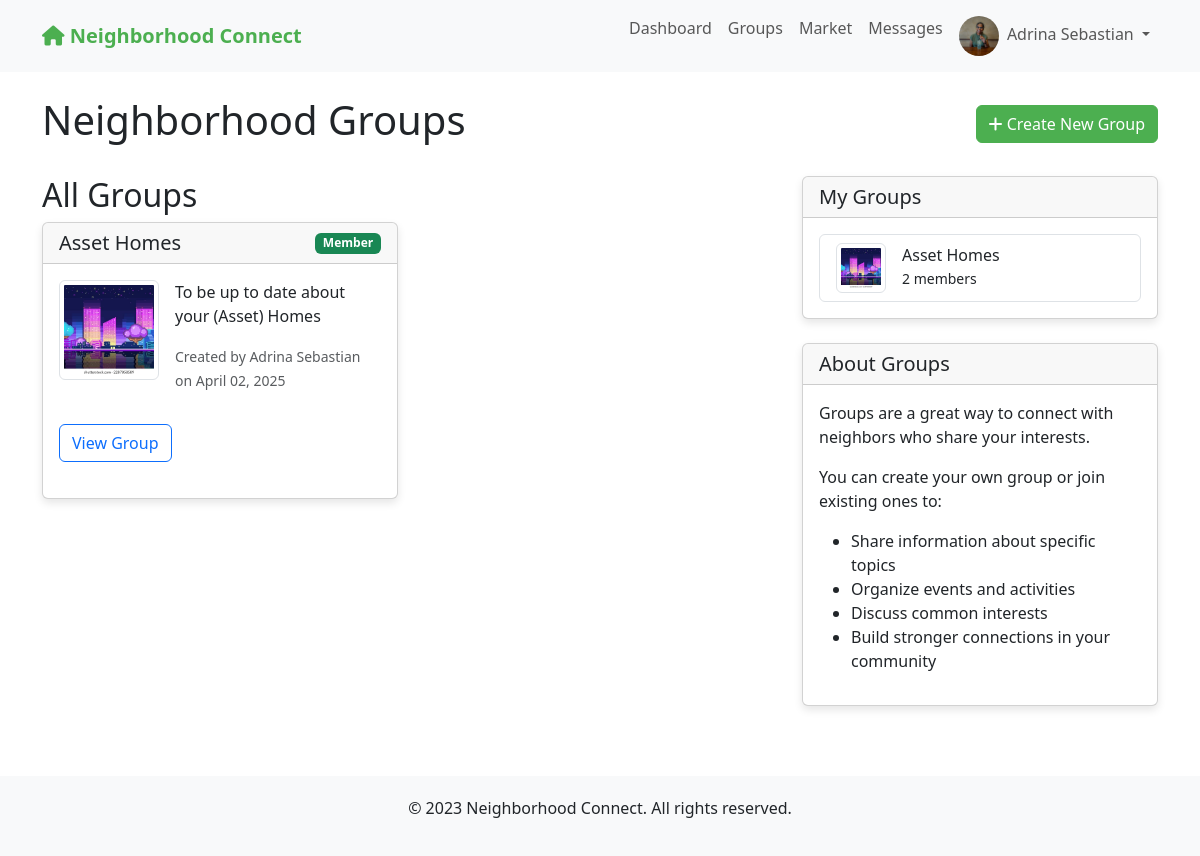
The page /groups (signed in) on the database as committed earlier.
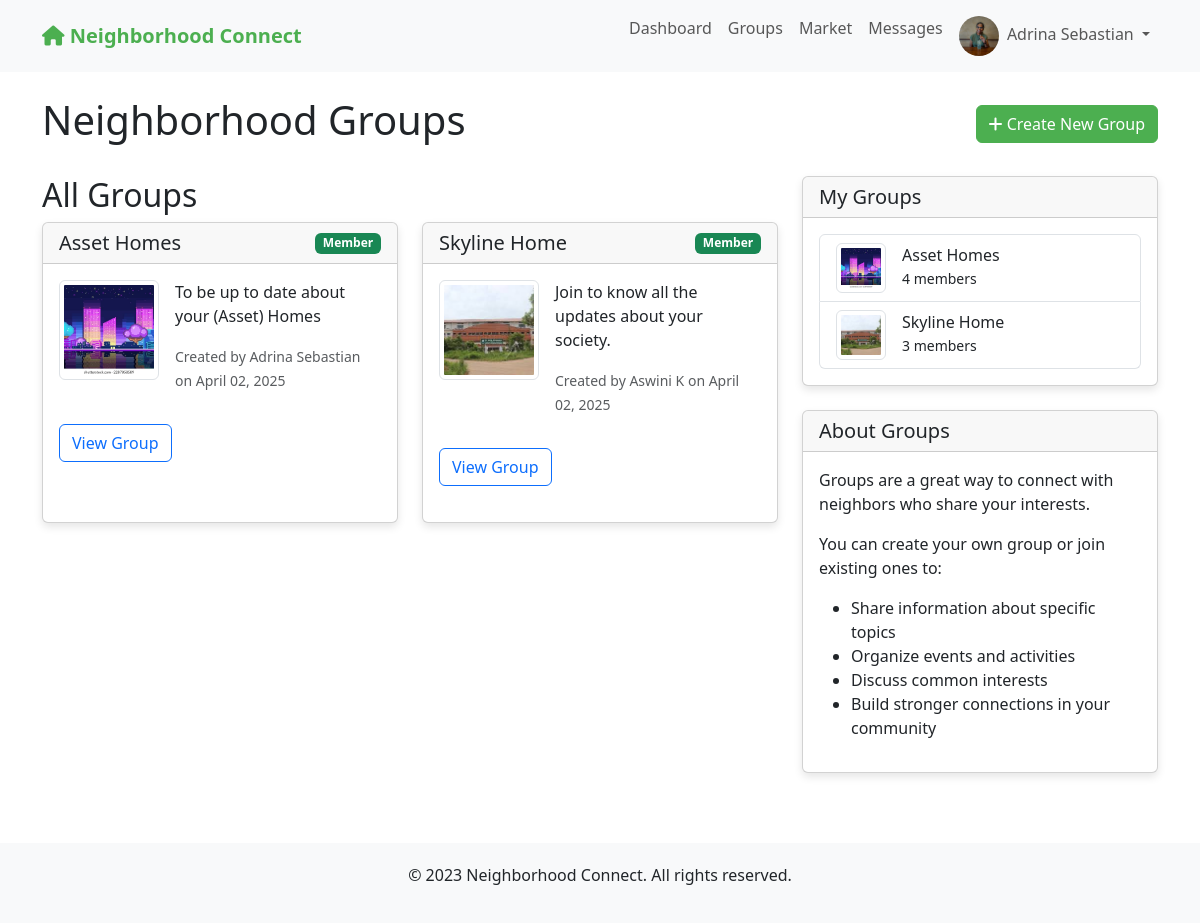
The same page on the database as committed later.
### app.py (models this page shows)
class Group(db.Model):
    id = db.Column(db.Integer, primary_key=True)
    name = db.Column(db.String(100), nullable=False)
    description = db.Column(db.Text, nullable=False)
    image = db.Column(db.String(200), default='group_default.jpg')
    created_at = db.Column(db.DateTime, default=datetime.utcnow)
    creator_id = db.Column(db.Integer, db.ForeignKey('user.id'), nullable=False)
    neighborhood_id = db.Column(db.Integer, db.ForeignKey('neighborhood.id'), nullable=False)
    is_private = db.Column(db.Boolean, default=False)
    creator = db.relationship('User', backref='created_groups')
    members = db.relationship('GroupMember', backref='group', lazy=True, cascade="all, delete-orphan")
    posts = db.relationship('Post', backref='group', lazy=True)

class User(UserMixin, db.Model):
    id = db.Column(db.Integer, primary_key=True)
    email = db.Column(db.String(100), unique=True, nullable=False)
    password = db.Column(db.String(200), nullable=False)
    name = db.Column(db.String(100), nullable=False)
    address = db.Column(db.String(200), nullable=False)
    neighborhood_id = db.Column(db.Integer, db.ForeignKey('neighborhood.id'), nullable=False)
    profile_pic = db.Column(db.String(200), default='default.jpg')
    created_at = db.Column(db.DateTime, default=datetime.utcnow)
    is_admin = db.Column(db.Boolean, default=False)
    posts = db.relationship('Post', backref='author', lazy=True)
    comments = db.relationship('Comment', backref='author', lazy=True)
    incidents = db.relationship('Incident', backref='reporter', lazy=True)
    group_memberships = db.relationship('GroupMember', backref='user', lazy=True)

### app.py (the view)
@app.route('/groups')
@login_required
def groups():
    neighborhood_groups = Group.query.filter_by(neighborhood_id=current_user.neighborhood_id).all()
    user_groups = [membership.group for membership in current_user.group_memberships]
    return render_template('groups.html', neighborhood_groups=neighborhood_groups, user_groups=user_groups)

### app.py (called while the page is built)
@login_manager.user_loader
def load_user(user_id):
    return User.query.get(int(user_id))

@app.before_request
def before_request():
    if current_user.is_authenticated:
        g.unread_count = Message.query.filter_by(
            receiver_id=current_user.id,
            is_read=False
        ).count()

@app.context_processor
def inject_unread_count():
    if current_user.is_authenticated:
        return {'unread_message_count': getattr(g, 'unread_count', 0)}
    return {}

### templates/groups.html (shortened to what the changed rows need)
{% extends "base.html" %}
{% block content %}
<div class="d-flex justify-content-between align-items-center mb-4">
    <h1>Neighborhood Groups</h1>
</div>
<div class="row">
    <div class="col-md-8">
        <h2>All Groups</h2>
        {% if neighborhood_groups %}
            <div class="row">
                {% for group in neighborhood_groups %}
                    <div class="col-md-6 mb-4">
                        <div class="card h-100">
                            <div class="card-header d-flex justify-content-between align-items-center">
                                <h5 class="mb-0">{{ group.name }}</h5>
                                {% if group in user_groups %}
                                    <span class="badge bg-success">Member</span>
                                {% endif %}
                            </div>
                            <div class="card-body">
                                <div class="d-flex mb-3">
                                    <img src="{{ url_for('static', filename='uploads/' + group.image) }}" alt="{{ group.name }}" class="img-thumbnail me-3" style="width: 100px; height: 100px; object-fit: cover;">
                                    <div>
                                        <p>{{ group.description[:100] }}{% if group.description|length > 100 %}...{% endif %}</p>
                                        <p class="text-muted">
                                            <small>Created by {{ group.creator.name }} on {{ group.created_at.strftime('%B %d, %Y') }}</small>
                                        </p>
                                    </div>
                                </div>
                                <a href="{{ url_for('view_group', group_id=group.id) }}" class="btn btn-outline-primary">View Group</a>
                            </div>
                        </div>
                    </div>
                {% endfor %}
            </div>
        {% else %}
            <div class="alert alert-info">
                No groups have been created in your neighborhood yet. Be the first to create one!
            </div>
        {% endif %}
    </div>
    <div class="col-md-4">
        <div class="card mb-4">
            <div class="card-body">
                {% if user_groups %}
                    <div class="list-group">
                        {% for group in user_groups %}
                            <a href="{{ url_for('view_group', group_id=group.id) }}" class="list-group-item list-group-item-action">
                                <div class="d-flex align-items-center">
                                    <img src="{{ url_for('static', filename='uploads/' + group.image) }}" alt="{{ group.name }}" class="img-thumbnail me-3" style="width: 50px; height: 50px; object-fit: cover;">
                                    <div>
                                        <h6 class="mb-0">{{ group.name }}</h6>
                                        <small>{{ group.members|length }} members</small>
                                    </div>
                                </div>
                            </a>
                        {% endfor %}
                    </div>
                {% else %}
                    <p>You haven't joined any groups yet.</p>
                    <p>Join a group to connect with neighbors who share your interests!</p>
                {% endif %}
            </div>
        </div>
    </div>
</div>
{% endblock %}

Rows that differ between the two databases and show on the page:
computed for Group "Asset Homes": members|length "2" → "4"
added Group: name "Skyline Home", image (picture), description "Join to know all the updates about your society.", creator.name "Aswini K", created_at "April 02, 2025", members|length "3"
